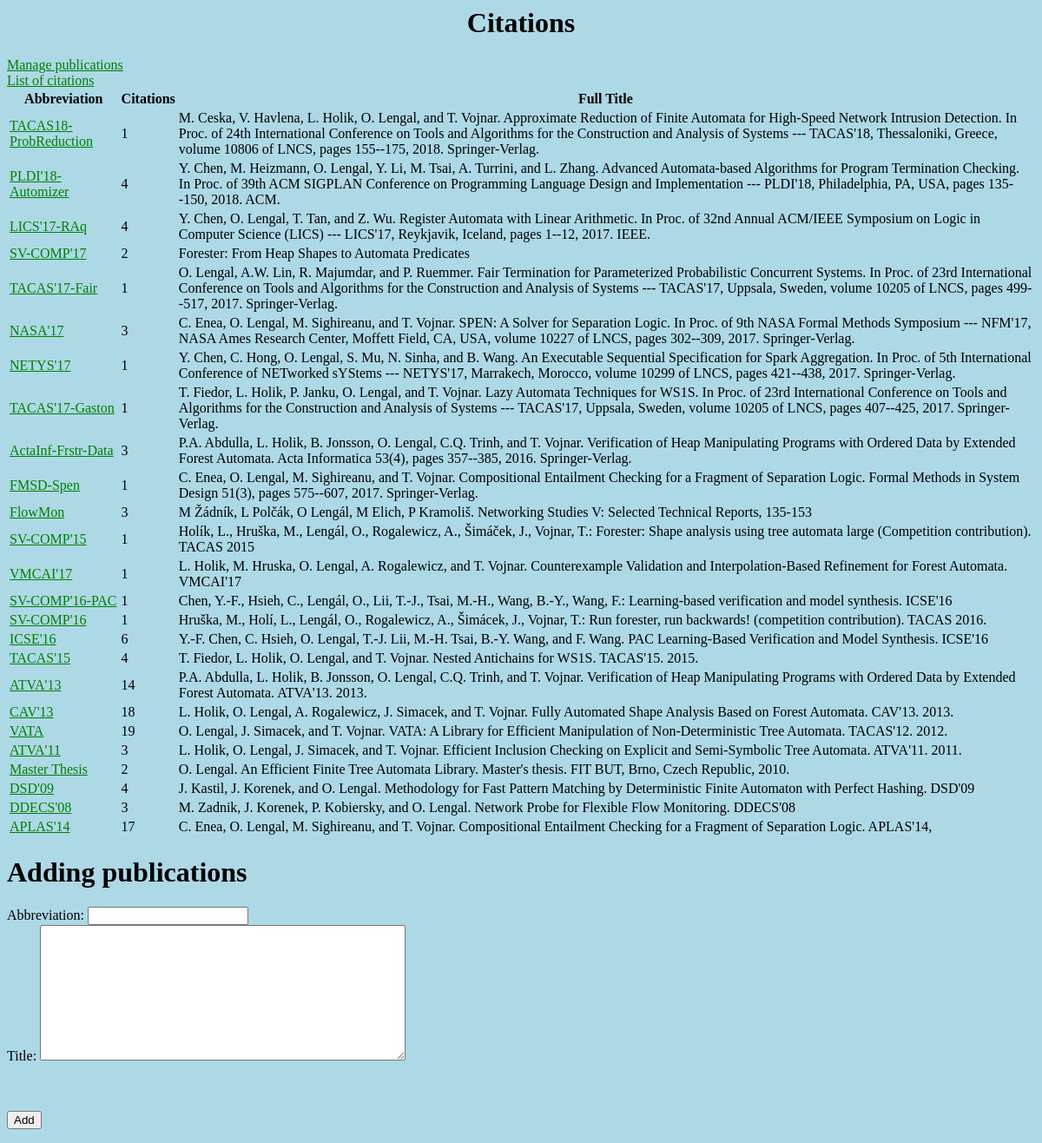
Page /cites/ on the committed database.
### cites/models.py (models this page shows, shortened)
class Publication(models.Model):
    abbrev = models.CharField(max_length=100, default="")
    title = models.CharField(max_length=1000)
    citations = models.ManyToManyField(Citation, through='PublicationCitation')
    authors = models.ManyToManyField(Author, through='PublicationAuthor')
    deleted = models.BooleanField(default=False)
    pub_date = models.DateTimeField('date published', default=timezone.now)
    created_date = models.DateTimeField('date created', default=timezone.now)
    last_modified_date = models.DateTimeField('date last modified', default=timezone.now)
    objects = ValidPubManager()
    also_deleted_objects = models.Manager()

### cites/views.py (the view)
class IndexView(generic.ListView):
    template_name = 'cites/index.html'
    context_object_name = 'publications'
    def get_queryset(self):
        return Publication.objects.order_by('-pub_date')

### cites/models.py (called while the page is built)
    def get_queryset(self):
        return super().get_queryset().filter(deleted=False)

### cites/templates/cites/index.html (shortened to what this page needs)
{% include 'cites/header.html' %}
<center>
<h1>Citations</h1>
</center>
<a href="{% url 'cites:manage_pubs' %}">Manage publications</a><br/>
<a href="{% url 'cites:cit_list_year' %}">List of citations</a><br/>
{% if publications %}
  <table>
  <thead>
    <th>
      Abbreviation
    </th>
    <th>
      Citations
    </th>
    <th>
      Full Title
    </th>
  </thead>
  {% for pub in publications %}
    <tr>
      <td><a href="{% url 'cites:pub_detail' pub.id %}">{{ pub.abbrev }}</a></td>
      <td>{{ pub.citations.count }}</td>
      <td>{{ pub.title }}</td>
    </tr>
  {% endfor %}
  </table>
{% else %}
    <p>No publications.</p>
{% endif %}
<h1>Adding publications</h1>
<form action="{% url 'cites:add_pub' %}" method="post">
  <label for="pub_abbrev">Abbreviation: </label>
  <input type="text" name="pub_abbrev" size="20"/><br />
  <label for="pub_title">Title: </label>
  <textarea name="pub_title" cols="50" rows="10"></textarea><br />
<br />
<br />
<br />
<input type="submit" value="Add" />
</form>
{% include 'cites/footer.html' %}

### cites/static/cites/style.css (style rules this page uses)
body { background-color: lightblue; }
a { color: green; }

### rows in the picture
Publication: abbrev "TACAS18-ProbReduction", citations.count "1", title "M. Ceska, V. Havlena, L. Holik, O. Lengal, and T. Vojnar. Approximate Reduction of Finite Automata for High-Speed Network Intrusion Detection. In Proc. of 24th International Conference on Tools and Algorithms for the Construction and Analysis of Systems --- TACAS'18, Thessaloniki, Greece, volume 10806 of LNCS, pages 155--175, 2018. Springer-Verlag."
Publication: abbrev "PLDI'18-Automizer", citations.count "4", title "Y. Chen, M. Heizmann, O. Lengal, Y. Li, M. Tsai, A. Turrini, and L. Zhang. Advanced Automata-based Algorithms for Program Termination Checking. In Proc. of 39th ACM SIGPLAN Conference on Programming Language Design and Implementation --- PLDI'18, Philadelphia, PA, USA, pages 135--150, 2018. ACM."
Publication: abbrev "LICS'17-RAq", citations.count "4", title "Y. Chen, O. Lengal, T. Tan, and Z. Wu. Register Automata with Linear Arithmetic. In Proc. of 32nd Annual ACM/IEEE Symposium on Logic in Computer Science (LICS) --- LICS'17, Reykjavik, Iceland, pages 1--12, 2017. IEEE."
Publication: abbrev "SV-COMP'17", citations.count "2", title "Forester: From Heap Shapes to Automata Predicates"
Publication: abbrev "TACAS'17-Fair", citations.count "1", title "O. Lengal, A.W. Lin, R. Majumdar, and P. Ruemmer. Fair Termination for Parameterized Probabilistic Concurrent Systems. In Proc. of 23rd International Conference on Tools and Algorithms for the Construction and Analysis of Systems --- TACAS'17, Uppsala, Sweden, volume 10205 of LNCS, pages 499--517, 2017. Springer-Verlag."
Publication: abbrev "NASA'17", citations.count "3", title "C. Enea, O. Lengal, M. Sighireanu, and T. Vojnar. SPEN: A Solver for Separation Logic. In Proc. of 9th NASA Formal Methods Symposium --- NFM'17, NASA Ames Research Center, Moffett Field, CA, USA, volume 10227 of LNCS, pages 302--309, 2017. Springer-Verlag."
Publication: abbrev "NETYS'17", citations.count "1", title "Y. Chen, C. Hong, O. Lengal, S. Mu, N. Sinha, and B. Wang. An Executable Sequential Specification for Spark Aggregation. In Proc. of 5th International Conference of NETworked sYStems --- NETYS'17, Marrakech, Morocco, volume 10299 of LNCS, pages 421--438, 2017. Springer-Verlag."
Publication: abbrev "TACAS'17-Gaston", citations.count "1", title "T. Fiedor, L. Holik, P. Janku, O. Lengal, and T. Vojnar. Lazy Automata Techniques for WS1S. In Proc. of 23rd International Conference on Tools and Algorithms for the Construction and Analysis of Systems --- TACAS'17, Uppsala, Sweden, volume 10205 of LNCS, pages 407--425, 2017. Springer-Verlag."
Publication: abbrev "ActaInf-Frstr-Data", citations.count "3", title "P.A. Abdulla, L. Holik, B. Jonsson, O. Lengal, C.Q. Trinh, and T. Vojnar. Verification of Heap Manipulating Programs with Ordered Data by Extended Forest Automata. Acta Informatica 53(4), pages 357--385, 2016. Springer-Verlag."
Publication: abbrev "FMSD-Spen", citations.count "1", title "C. Enea, O. Lengal, M. Sighireanu, and T. Vojnar. Compositional Entailment Checking for a Fragment of Separation Logic. Formal Methods in System Design 51(3), pages 575--607, 2017. Springer-Verlag."
Publication: abbrev "FlowMon", citations.count "3", title "M Žádník, L Polčák, O Lengál, M Elich, P Kramoliš. Networking Studies V: Selected Technical Reports, 135-153"
Publication: abbrev "SV-COMP'15", citations.count "1", title "Holík, L., Hruška, M., Lengál, O., Rogalewicz, A., Šimáček, J., Vojnar, T.: Forester: Shape analysis using tree automata large (Competition contribution). TACAS 2015"
Publication: abbrev "VMCAI'17", citations.count "1", title "L. Holik, M. Hruska, O. Lengal, A. Rogalewicz, and T. Vojnar. Counterexample Validation and Interpolation-Based Refinement for Forest Automata. VMCAI'17"
Publication: abbrev "SV-COMP'16-PAC", citations.count "1", title "Chen, Y.-F., Hsieh, C., Lengál, O., Lii, T.-J., Tsai, M.-H., Wang, B.-Y., Wang, F.: Learning-based verification and model synthesis. ICSE'16"
Publication: abbrev "SV-COMP'16", citations.count "1", title "Hruška, M., Holí, L., Lengál, O., Rogalewicz, A., Šimácek, J., Vojnar, T.: Run forester, run backwards! (competition contribution). TACAS 2016."
Publication: abbrev "ICSE'16", citations.count "6", title "Y.-F. Chen, C. Hsieh, O. Lengal, T.-J. Lii, M.-H. Tsai, B.-Y. Wang, and F. Wang. PAC Learning-Based Verification and Model Synthesis. ICSE'16"
Publication: abbrev "TACAS'15", citations.count "4", title "T. Fiedor, L. Holik, O. Lengal, and T. Vojnar. Nested Antichains for WS1S. TACAS'15. 2015."
Publication: abbrev "ATVA'13", citations.count "14", title "P.A. Abdulla, L. Holik, B. Jonsson, O. Lengal, C.Q. Trinh, and T. Vojnar. Verification of Heap Manipulating Programs with Ordered Data by Extended Forest Automata. ATVA'13. 2013."
Publication: abbrev "CAV'13", citations.count "18", title "L. Holik, O. Lengal, A. Rogalewicz, J. Simacek, and T. Vojnar. Fully Automated Shape Analysis Based on Forest Automata. CAV'13. 2013."
Publication: abbrev "VATA", citations.count "19", title "O. Lengal, J. Simacek, and T. Vojnar. VATA: A Library for Efficient Manipulation of Non-Deterministic Tree Automata. TACAS'12. 2012."
Publication: abbrev "ATVA'11", citations.count "3", title "L. Holik, O. Lengal, J. Simacek, and T. Vojnar. Efficient Inclusion Checking on Explicit and Semi-Symbolic Tree Automata. ATVA'11. 2011."
Publication: abbrev "Master Thesis", citations.count "2", title "O. Lengal. An Efficient Finite Tree Automata Library. Master's thesis. FIT BUT, Brno, Czech Republic, 2010."
Publication: abbrev "DSD'09", citations.count "4", title "J. Kastil, J. Korenek, and O. Lengal. Methodology for Fast Pattern Matching by Deterministic Finite Automaton with Perfect Hashing. DSD'09"
Publication: abbrev "DDECS'08", citations.count "3", title "M. Zadnik, J. Korenek, P. Kobiersky, and O. Lengal. Network Probe for Flexible Flow Monitoring. DDECS'08"
Publication: abbrev "APLAS'14", citations.count "17", title "C. Enea, O. Lengal, M. Sighireanu, and T. Vojnar. Compositional Entailment Checking for a Fragment of Separation Logic. APLAS'14,"
